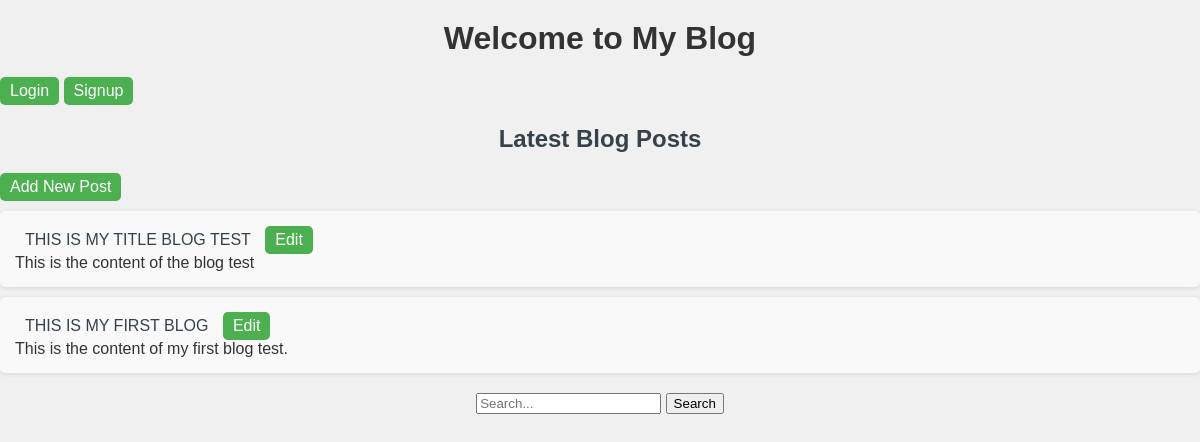
The app's page /, older data.
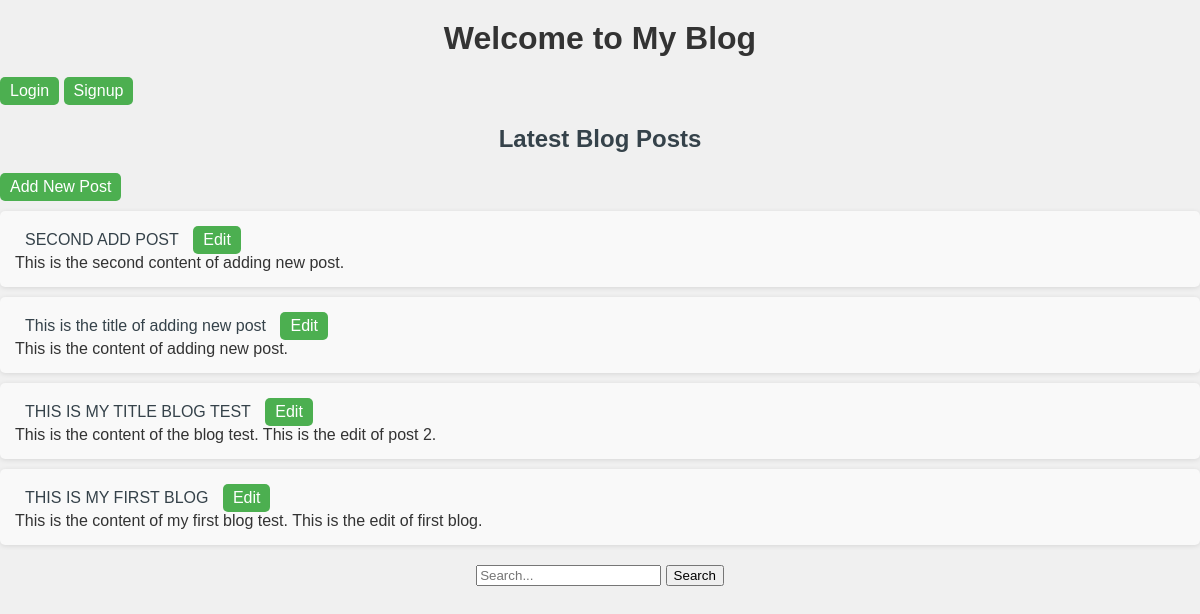
The same page, newer data.
### my_blog/models.py (models this page shows, shortened)
class BlogPost(models.Model):
    title = models.CharField(max_length=200)
    content = models.TextField()
    author = models.ForeignKey(User, on_delete=models.CASCADE)
    created_at = models.DateTimeField(auto_now_add=True)
    updated_at = models.DateTimeField(auto_now=True)

### my_blog/views.py (the view)
# urls.py: 2. Add a URL to urlpatterns:  path('', views.home, name='home')
def home(request):
    blog_posts = BlogPost.objects.all().order_by('-created_at')
    return render(request, 'home.html', {'blog_posts': blog_posts})

### my_blog/templates/home.html (shortened to what this page needs)
{% load static %}
<!DOCTYPE html>
<html lang="en">
<head>
    <link rel="stylesheet" type="text/css" href="{% static 'css/styles.css' %}">
</head>
<body>
    <h1>Welcome to My Blog</h1>
    {% if user.is_authenticated %}
        <p>Welcome, {{ user.username }}! <a class="button" href="{% url 'user_logout' %}">Logout</p>
    {% else %}
            <p><a class="button" href="{% url 'user_login' %}">Login</a>
                <a class="button" href="{% url 'user_signup' %}">Signup</a></p>
    {% endif %}
    <h2>Latest Blog Posts</h2>
    <a class="button" href="{% url 'add_post' %}">Add New Post</a>
    <ul>
     {%for blog_post in blog_posts%}
        <li>
            <a href="{% url 'post_detail' blog_post.id%}">{{ blog_post.title }}</a>
            <a class="button" href="{% url 'edit_post' blog_post.id%}">Edit</a>
            <p>{{blog_post.content}}</p>
        </li>
      {%empty%}
         <p>No blog posts available yet. Check back later!</p>
       {% endfor %}
    </ul>
    <form action="{% url 'search' %}" method="GET">
        <input type="text" name="search" placeholder="Search...">
        <input type="submit" value="Search">
    </form>
</body>
</html>

### my_blog/static/css/styles.css (style rules this page uses)
body, h1, h2, h3, p, ul, li { font-family: Arial, sans-serif; margin: 0; padding: 0; }
h1, h2 { text-align: center; margin: 20px; }
.button { background-color: #4CAF50; color: #ffffff; display: inline-block; border: none; border-radius: 5px; text-decoration: none; }
body { background-color: #f0f0f0; color: #333; }
ul { list-style: none; padding: 0; }
li { background: #f9f9f9; margin: 10px 0; padding: 15px; border-radius: 5px; box-shadow: 0 1px 5px rgba(0, 0, 0, 0.1); transition: transform 0.2s; }
h2 { color: #35424a; margin: 20px 0; }
a { text-decoration: none; color: #35424a; padding: 5px 10px; border-radius: 4px; }
form { text-align: center; margin: 20px 0; }

Row changes from the older to the newer data that the page shows:
added BlogPost: title "SECOND ADD POST", content "This is the second content of adding new post."
added BlogPost: title "This is the title of adding new post", content "This is the content of adding new post."
changed BlogPost "THIS IS MY TITLE BLOG TEST": content "This is the content of the blog test" → "This is the content of the blog test. This is the edit of post 2."
changed BlogPost "THIS IS MY FIRST BLOG": content "This is the content of my first blog test." → "This is the content of my first blog test. This is the edit of first blog."
